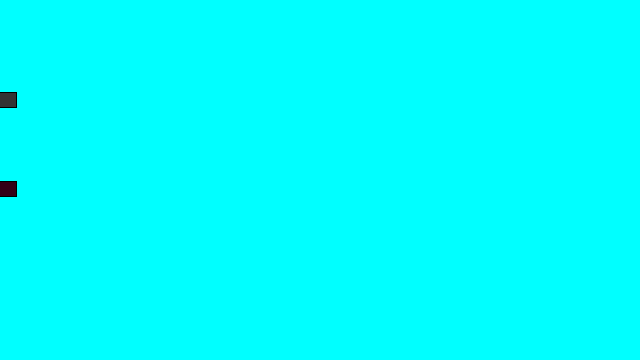
Frame 1 (no input)
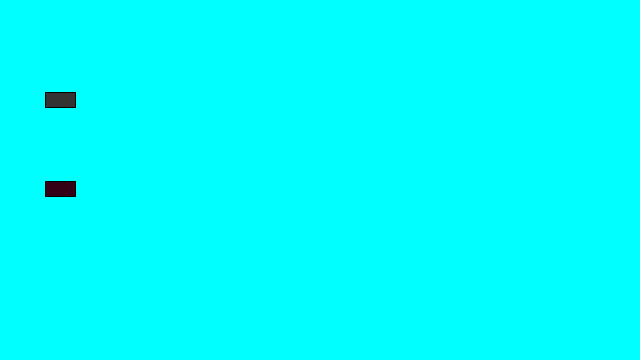
Frame 60 (the mouse pressed at the canvas centre just before this capture)
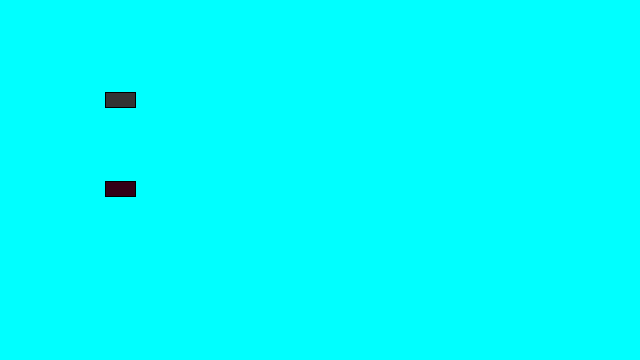
Frame 120 (the mouse held since frame 60 and released just before this capture)

The Processing sketch that drew these frames (run headless with seeded random() and noise(); from frame 60 on, the mouse is pressed at the canvas centre):

// Processing sketch: day_15
// ── day_15.pde
Car myCar1;
Car myCar2; //2 objects

void setup(){
  size(640,360);
  myCar1 = new Car(color(51),0,100,1);
  myCar2 = new Car(color(51,0,22),0,189,1);
}
void draw(){
  background(0,255,255);
  myCar1.move();
  myCar1.display();
  myCar2.move();
  myCar2.display();
}
// ── CAR.pde
class Car {
  color c;
  float xpos;
  float ypos;
  float xspeed;
  Car(color tempC, float tempXpos, float tempYpos, float tempXspeed){
    //making car constructor with variables for input
    c = tempC;
    xpos = tempXpos;
    ypos = tempYpos;
    xspeed = tempXspeed;
  }
  void display(){
    stroke(0);
    fill(c);
    rectMode(CENTER);
    rect(xpos,ypos,30,15);
  }
  void move(){
    xpos = xpos + xspeed;
    if (xpos > width){
      xpos = 0; }
  }
}
